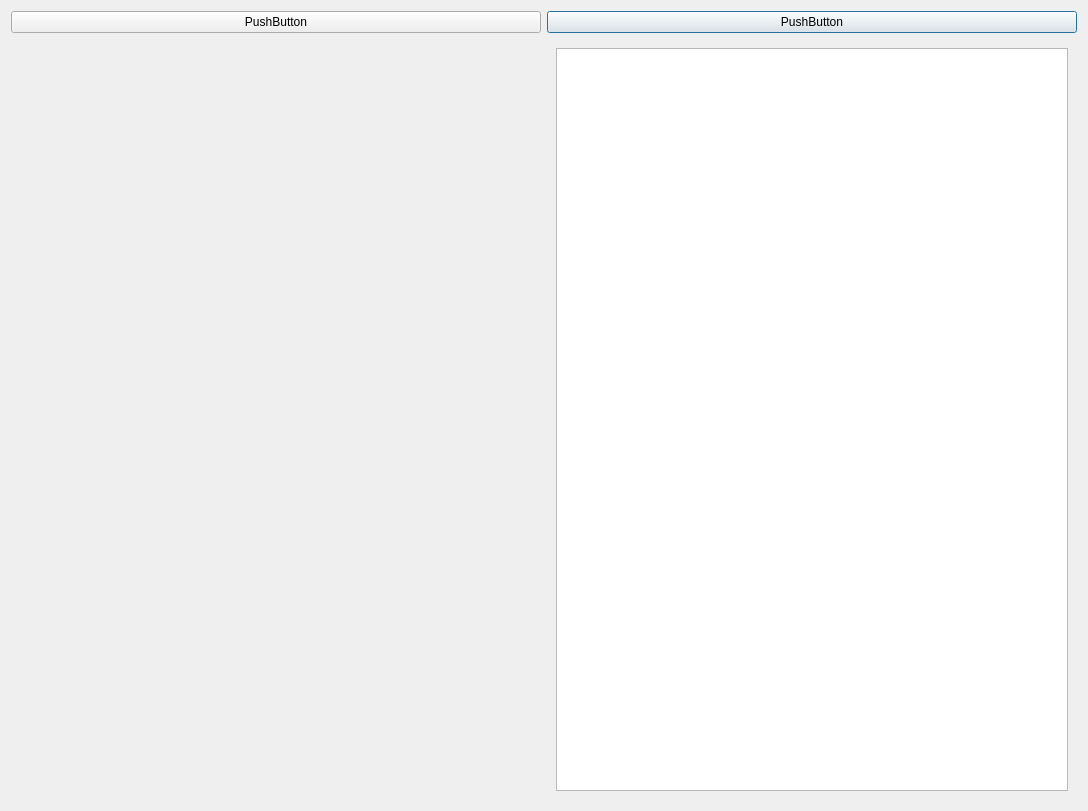
<?xml version="1.0" encoding="UTF-8"?>
<ui version="4.0">
 <class>OMRProcess</class>
 <widget class="QDialog" name="OMRProcess">
  <property name="geometry">
   <rect>
    <x>0</x>
    <y>0</y>
    <width>1088</width>
    <height>811</height>
   </rect>
  </property>
  <property name="windowTitle">
   <string>Dialog</string>
  </property>
  <layout class="QGridLayout" name="gridLayout">
   <item row="1" column="0">
    <widget class="QWidget" name="widget" native="true">
     <layout class="QHBoxLayout" name="horizontalLayout">
      <item>
       <widget class="QLabel" name="label">
        <property name="text">
         <string/>
        </property>
       </widget>
      </item>
     </layout>
    </widget>
   </item>
   <item row="1" column="1">
    <widget class="QWidget" name="widget_2" native="true">
     <layout class="QVBoxLayout" name="verticalLayout">
      <item>
       <widget class="QTableView" name="tableView">
        <property name="sizePolicy">
         <sizepolicy hsizetype="Preferred" vsizetype="Preferred">
          <horstretch>0</horstretch>
          <verstretch>0</verstretch>
         </sizepolicy>
        </property>
        <property name="layoutDirection">
         <enum>Qt::RightToLeft</enum>
        </property>
       </widget>
      </item>
     </layout>
    </widget>
   </item>
   <item row="0" column="1">
    <widget class="QPushButton" name="pushButton">
     <property name="text">
      <string>PushButton</string>
     </property>
    </widget>
   </item>
   <item row="0" column="0">
    <widget class="QPushButton" name="pushButton_2">
     <property name="text">
      <string>PushButton</string>
     </property>
    </widget>
   </item>
  </layout>
 </widget>
 <resources/>
 <connections/>
</ui>
